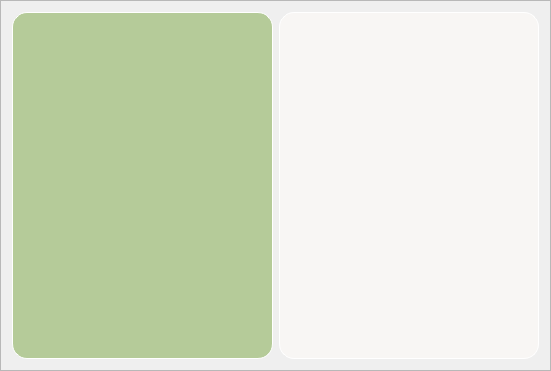
    <widget class="QFrame" name="frame_plan_note">
     <property name="geometry">
      <rect>
       <x>150</x>
       <y>370</y>
       <width>551</width>
       <height>371</height>
      </rect>
     </property>
     <property name="styleSheet">
      <string notr="true">#frame_plan_note{
	background-color: white;
	border-radius: 15;
	border: 1px solid white;
}</string>
     </property>
     <property name="frameShape">
      <enum>QFrame::StyledPanel</enum>
     </property>
     <property name="frameShadow">
      <enum>QFrame::Raised</enum>
     </property>
     <layout class="QHBoxLayout" name="horizontalLayout">
      <item>
       <widget class="QFrame" name="frame_plan">
        <property name="styleSheet">
         <string notr="true">#frame_plan{
	background-color: #B5CB99;
	border-radius: 15;
	border: 1px solid white;
}</string>
        </property>
        <property name="frameShape">
         <enum>QFrame::StyledPanel</enum>
        </property>
        <property name="frameShadow">
         <enum>QFrame::Raised</enum>
        </property>
        <widget class="QLabel" name="label_8">
         <property name="geometry">
          <rect>
           <x>5</x>
           <y>0</y>
           <width>31</width>
           <height>31</height>
          </rect>
         </property>
         <property name="text">
          <string/>
         </property>
         <property name="pixmap">
          <pixmap>:/Icon/Image/icons8-plan-30.png</pixmap>
         </property>
         <property name="scaledContents">
          <bool>true</bool>
         </property>
        </widget>
       </widget>
      </item>
      <item>
       <widget class="QFrame" name="frame_note">
        <property name="styleSheet">
         <string notr="true">#frame_note{
	background-color: #F8F6F4;
	border-radius: 15;
	border: 1px solid white;
}</string>
        </property>
        <property name="frameShape">
         <enum>QFrame::StyledPanel</enum>
        </property>
        <property name="frameShadow">
         <enum>QFrame::Raised</enum>
        </property>
        <widget class="QLabel" name="label_7">
         <property name="geometry">
          <rect>
           <x>5</x>
           <y>5</y>
           <width>25</width>
           <height>25</height>
          </rect>
         </property>
         <property name="text">
          <string/>
         </property>
         <property name="pixmap">
          <pixmap>:/Icon/Image/icons8-note-30.png</pixmap>
         </property>
         <property name="scaledContents">
          <bool>true</bool>
         </property>
        </widget>
       </widget>
      </item>
     </layout>
    </widget>
